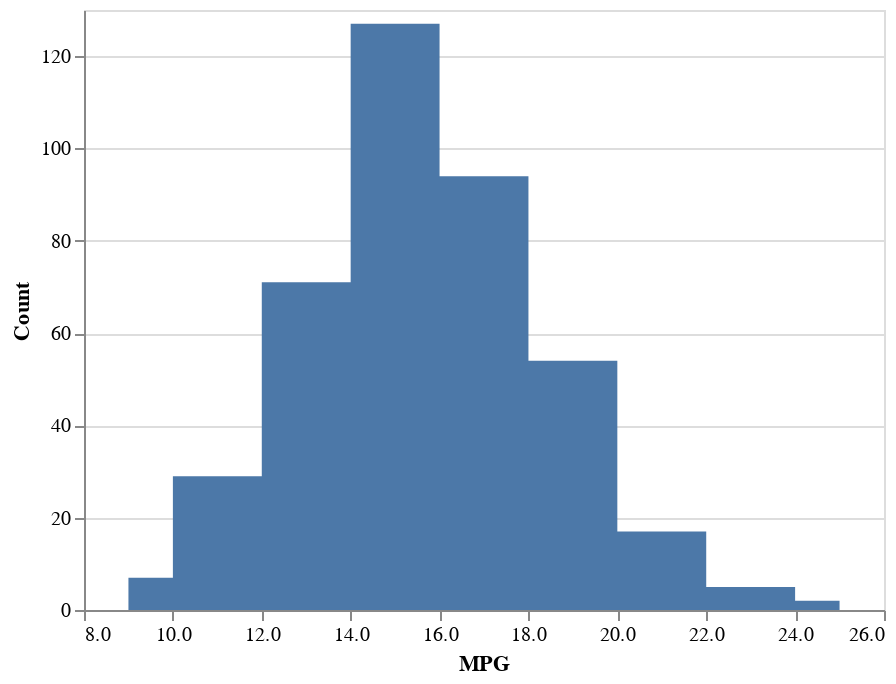

Notebook code cell kept with this figure:
### Markdown cell above
## 3. Data Transformation
There are several ways to transform the original data when during the visualization. Here I selected several useful transformations.

(For detailed transformation methods, visit https://altair-viz.github.io/user_guide/transform/index.html)

### 3.1 Bin Transform (Historgram)

#### Example. Histogram of Acceleration distribution in Cars dataset

### Code cell
alt.Chart(cars).mark_area(interpolate='step').encode(
    alt.X("Acceleration:Q",
          axis = alt.Axis(title = "MPG"),
          bin = alt.Bin(maxbins=10)),
    alt.Y("count():Q",
          axis = alt.Axis(title = "Count"), 
          stack=None)
)

### Figure 1 — Vega-Lite specification as saved in the notebook (floating-point values rounded to 4 significant figures; data arrays with more than 128 entries replaced by an {"elided": "..."} marker saying what was removed)
{"config": {"view": {"continuousWidth": 400, "continuousHeight": 300}}, "data": {"name": "data-f02450ab61490a1363517a0190416235"}, "mark": {"type": "area", "interpolate": "step"}, "encoding": {"x": {"type": "quantitative", "axis": {"title": "MPG"}, "bin": {"maxbins": 10}, "field": "Acceleration"}, "y": {"type": "quantitative", "aggregate": "count", "axis": {"title": "Count"}, "stack": null}}, "$schema": "https://vega.github.io/schema/vega-lite/v4.8.1.json", "datasets": {"data-f02450ab61490a1363517a0190416235": {"elided": "406 records"}}}
